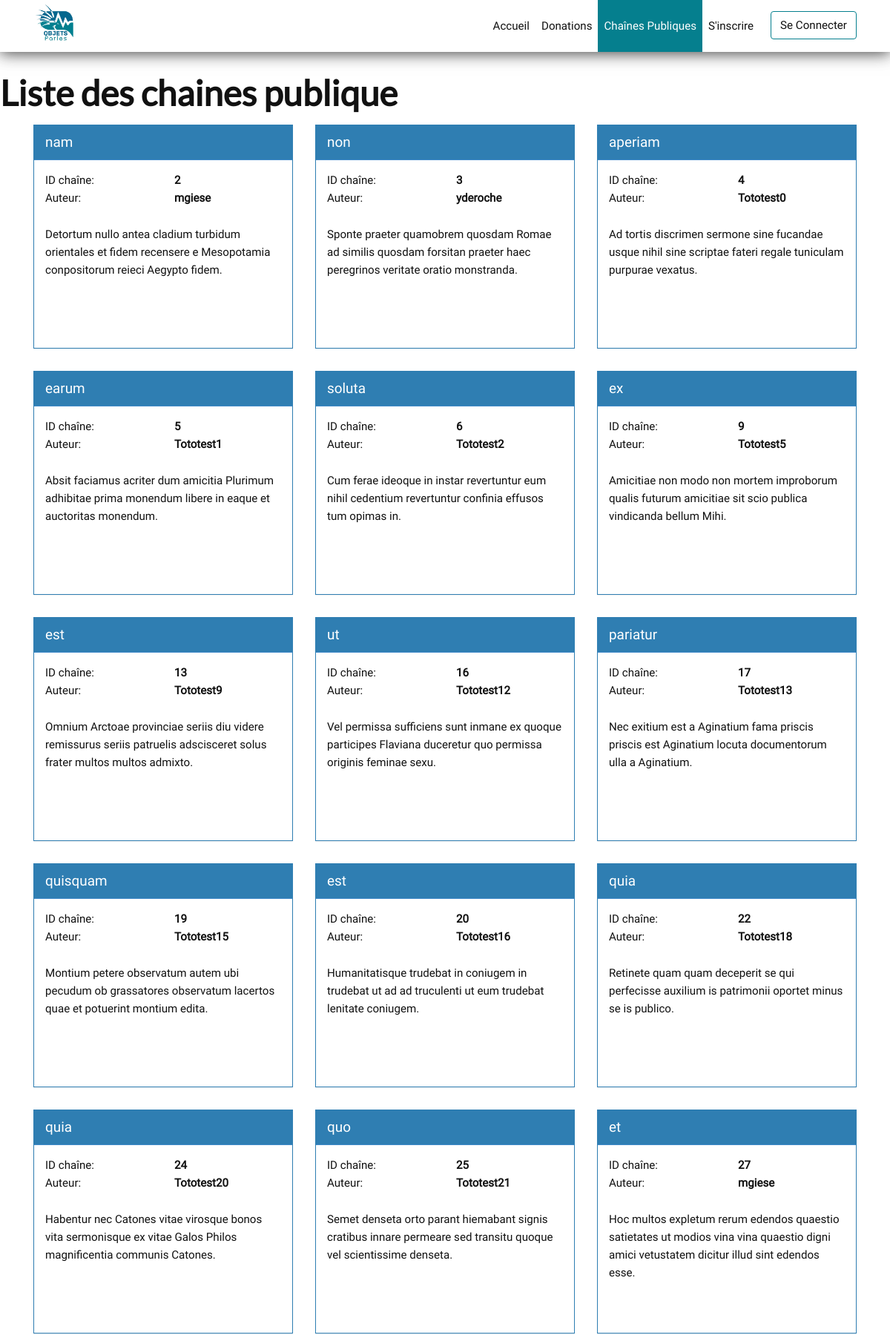
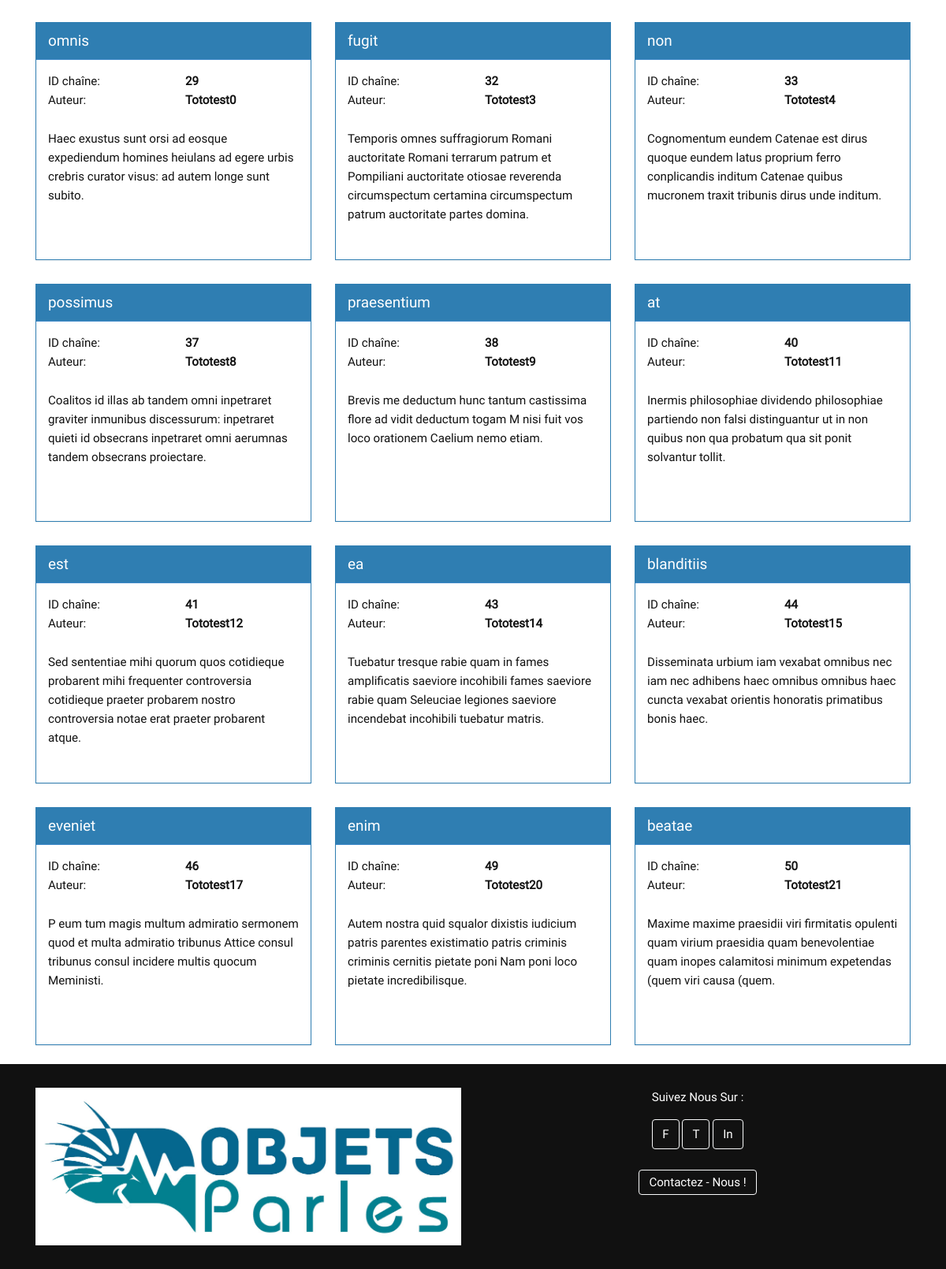
The app's page /index.php/chaines-publiques with its own data (2 pictures, top to bottom).
### tables this page shows
CREATE TABLE `channel` (
  `idchannel` int(11) NOT NULL,
  `name` varchar(45) NOT NULL,
  `public` tinyint(1) NOT NULL,
  `comments` varchar(255) DEFAULT NULL
);

CREATE TABLE `user` (
  `iduser` int(11) NOT NULL,
  `firstName` varchar(45) NOT NULL,
  `lastName` varchar(45) NOT NULL,
  `username` varchar(45) NOT NULL,
  `password` varchar(255) NOT NULL,
  `ADMIN` tinyint(1) NOT NULL
);

### controllers.php (called while the page is built, shortened)
<?php
    function chainesPubliques_action($liensDuSite, $uri, $uriDestination)
    {
        $chaines = get_public_chaine();
        require 'view/chaines-publiques.php';
    }
?>

### model.php (called while the page is built, shortened)
<?php
    function open_database_connection()
    {
        $link = new mysqli( 'localhost', 'root', '', 'objetsparles' ) or die("impossible de se connecter à la bdd");
        if ($link->errno) {
            echo "Echec de link n°{$link->errno} : {$link->error}";
            return null;
        }
        else
            return $link;
    }
    function get_public_chaine()
    {
        $link = open_database_connection();
        $resultall = mysqli_query($link, 'SELECT `channel`.`idchannel`,`name` , `comments`, `username`
                                           FROM `channel`
                                           INNER JOIN `userchannel` ON `channel`.`idchannel` = `userchannel`.`idchannel`
                                           INNER JOIN `user` ON `userchannel`.`iduser` = `user`.`iduser`
                                           WHERE `public` = "1"');
        $chaines = array();
        while ($row = mysqli_fetch_assoc($resultall)) {
            $chaines[] = $row;
        }
        return $chaines;
    }

### view/chaines-publiques.php (the view, shortened to what this page needs)
<?php
    $bodyClass = 'chaines-publique';
?>
<header class="">
    <?php require "menu.php"; ?>
    <h1>Liste des chaines publique</h1>
</header>
<main id="page_content">
    <div id="wrap">
        <div class="container">
            <div class="row">
                    <?php foreach($chaines as $chaine ) : ?>
                    <div class="col-md-4">
                        <div class="panel panel-primary">
                            <div class="panel-heading ellipsis">
                                <a href="<?php echo '?id='.$chaine['idchannel']; ?>">
                                    <?php echo $chaine['name']; ?>
                                </a>
                            </div>
                            <div class="panel-body">
                                <div class="row">
                                    <div class="channel_id">ID chaîne:</div>
                                    <div class="channel_id">
                                        <b><?php echo $chaine['idchannel']; ?></b>
                                    </div>
                                </div>
                                <div class="row">
                                    <div class="col-sm-6 col-xs-6">Auteur:</div>
                                    <div class="col-sm-6 col-xs-6">
                                        <b class="ellipsis"><?php echo $chaine['username']; ?></b>
                                    </div>
                                </div>
                                <p class="public_channel_description"><?php echo $chaine['comments']; ?></p>
                            </div>
                        </div>
                    </div>
                    <?php endforeach ?>
                </div>
            </div>
        </div>
</main>
<?php
    $content = ob_get_clean();
    include 'layout.php';
?>

### index.php (shortened to what this page needs)
<?php
require_once 'model.php';
require_once 'controllers.php';
$liensDuSite = [
    'uriHome'           => '/OBJETSPARLES/index.php',
    'uriChaine'         => '/OBJETSPARLES/index.php/chaine',
    'uriChainePub'      => '/OBJETSPARLES/index.php/chaines-publiques',
    'uriMaChaine'       => '/OBJETSPARLES/index.php/mes-chaines',
    'uriDonation'       => '/OBJETSPARLES/index.php/donation',
    'uriInscrire'       => '/OBJETSPARLES/index.php/inscrire',
    'uriLogin'          => '/OBJETSPARLES/index.php/login',
    'uriLogout'         => '/OBJETSPARLES/index.php/logout',
    'uriAdmin'          => '/OBJETSPARLES/index.php/admin',
    'uriGUsers'         => '/OBJETSPARLES/index.php/admin/users',
    'uriGChaines'       => '/OBJETSPARLES/index.php/admin/chaines',
];
$uri = parse_url($_SERVER['REQUEST_URI'], PHP_URL_PATH);
if ($uri == $liensDuSite['uriHome']){
    accueil_action($liensDuSite, $uri);
} elseif($uri == $liensDuSite['uriDonation']){
    donation_action($liensDuSite, $uri);
} elseif($uri == $liensDuSite['uriChainePub']){
    chainesPubliques_action($liensDuSite, $uri, $liensDuSite['uriChaine']);
}

### view/menu.php (shortened to what this page needs)
<?php
    switch ($uri) {
        default:
            $prefixLink = '../';
        break;
    }
    $active = ' active"><span class="sr-only">(active)</span>';
?>
<nav class="navbar navbar-expand-lg <?php echo (($prefixLink == "") ? " sticky": "fixed" );?>-top main-nav">
    <div class="container d-flex flex-md-row">
        <div class="navbar-brand">
            <img src="<?php echo $prefixLink ?>img/navbrand.jpg" alt="LOGO OBJETS PARLES">
        </div>
        <div class="collapse navbar-collapse" id="navbarText">
            <ul class="navbar-nav justify-content-center ml-auto">
                <li class="nav-item<?php echo ($uri == $liensDuSite['uriHome']) ? $active : '">'; ?>
                    <a class="nav-link" href="<?php echo $liensDuSite['uriHome']; ?>">Accueil</a>
                </li>
                <li class="nav-item<?php echo ($uri == $liensDuSite['uriDonation']) ? $active : '">'; ?>
                    <a class="nav-link" href="<?php echo $liensDuSite['uriDonation']; ?>">Donations</a>
                </li>
                <li class="nav-item<?php echo ($uri == $liensDuSite['uriChainePub']) ? $active : '">'; ?>
                    <a class="nav-link" href="<?php echo $liensDuSite['uriChainePub']; ?>">Chaînes Publiques</a>
                </li>
                <?php if (!isset($_SESSION['user'])) {  ?>
                <li class="nav-item<?php echo ($uri == $liensDuSite['uriInscrire']) ? $active : '">'; ?>
                    <a class="nav-link" href="<?php echo $liensDuSite['uriInscrire']; ?>">S'inscrire</a>
                </li>
                <li class="nav-item<?php echo ($uri == $liensDuSite['uriLogin']) ? $active : '">'; ?>
                    <a class="border-light nav-link" href="<?php echo $liensDuSite['uriLogin']; ?>">Se Connecter</a>
                </li>
                <?php } ?>
            </ul>
        </div>
    </div>
</nav>

### view/layout.php (shortened to what this page needs)
<!doctype html>
<html lang="fr">
<head>
    <link rel="stylesheet" href="<?php echo $prefixLink; ?>css/bootstrap.min.css">
    <link rel="stylesheet" href="<?php echo $prefixLink; ?>css/main.css">
</head>
<body class="<?php echo $bodyClass; ?>">
    <?php echo $content; ?>
    <footer>
        <div class="container">
            <div class="row">
                <figure class="col-sm-6">
                    <img src="<?php echo $prefixLink; ?>img/footer-logo.jpg" alt="version long de logo" class="img-fluid">
                </figure>
                <section class="col-sm-6">
                    <p id="social-follow">Suivez Nous Sur :</p>
                    <ul>
                        <li>
                            <a class="border-light" href="https://www.facebook.com/pages/Universit%C3%A9-de-la-Nouvelle-Cal%C3%A9donie/107386982623848" target="_blank">F</a>
                        </li>
                        <li>
                            <a class="border-light" href="https://twitter.com/unc_nc" target="_blank">T</a>
                        </li>
                        <li>
                            <a class="border-light" href="https://www.linkedin.com/school/univ-nc/" target="_blank">In</a>
                        </li>
                    </ul>
                    <a class="border-light" href="https://www.facebook.com/mael.giese.52" target="_blank">Contactez - Nous !</a>
                </section>
            </div>
        </div>
    </footer>
</body>
</html>

### css/main.css (style rules this page uses)
.main-nav { transition: .6s all ease-in-out; }
.main-nav, .main-nav ul { padding-top: 0 !important; padding-bottom: 0 !important; }
.main-nav ul li { height: 70px; padding: 15px 0; transition: .6s all ease-in-out; }
.main-nav ul li .border-light { margin-left: 15px; }
.main-nav.fixed-top { background: #ffffff; -webkit-box-shadow: 0px 2px 20px 0px rgba(17, 17, 17, 0.8); -moz-box-shadow: 0px 2px 20px 0px rgba(17, 17, 17, 0.8); box-shadow: 0px 2px 20px 0px rgba(17, 17, 17, 0.8); }
.main-nav.fixed-top ul li a { color: #111111; transition: .6s all ease-in-out; }
.navbar-brand img { height: 60px; width: auto; }
.main-nav.fixed-top ul li:not(:last-child):hover, .main-nav.fixed-top ul li.active { background-color: #057f8e; }
.main-nav.fixed-top ul li:not(:last-child):hover a, .main-nav.fixed-top ul li.active a { color: #fff; border: none; }
.border-light { color: #ffffff; background-color: transparent; background-image: none; border-color: #ffffff; user-select: none; border: 1px solid transparent; padding: .375rem .75rem !important; border-radius: .25rem; transition: all .15s ease-in-out; }
.main-nav.fixed-top .border-light.nav-link { border-color: #057f8e !important; }
figure { width: 100%; }
body:not(.page-accueil) { padding-top: 100px; }
footer { background-color: #111; color: #fff; padding-top: 30px; padding-bottom: 30px; text-align: center; }
footer figure { margin: 0; }
footer ul { padding: 0; margin: 0 0 30px 0; list-style: none; display: block; }
footer ul li, footer ul li a { display: inline-block; }
#wrap { min-height: 100%; height: auto; margin: 0 auto -56px; padding: 0 0 60px; }
@media (min-width: 768px) { .channel_id { width: 50%; float: left; } }
.channel_id { width: 50%; float: left; position: relative; min-height: 1px; padding-right: 15px; padding-left: 15px; }
.public_channel_description { height: 140px; overflow: hidden; margin: 25px 0 10px; }
.panel-heading { padding: 10px 15px; border-bottom: 1px solid transparent; border-top-right-radius: 3px; border-top-left-radius: 3px; }
.panel-heading>a { color: white; font-size: 20px; line-height: 25px; text-align: left; background: 0 0; }
.panel { margin-bottom: 20px; background-color: white; border: 1px solid transparent; border-radius: 4px; -webkit-box-shadow: 0 1px 1px rgba(0, 0, 0, .05); box-shadow: 0 1px 1px rgba(0, 0, 0, .05); }
.panel-primary { border-color: #2F7EB2; -webkit-border-radius: 0; -moz-border-radius: 0; border-radius: 0; margin-top: 10px; }
.panel-primary>.panel-heading { color: #fff; border-color: #428bca; background-color: #2F7EB2; -webkit-border-radius: 0; -moz-border-radius: 0; border-radius: 0; }
.ellipsis { overflow: hidden; text-overflow: ellipsis; white-space: nowrap; word-wrap: break-word; }
.panel-body { padding: 15px; }
body { font-size: 100%; }
body, h1, h2, h3, h4, h5, h6 { font-size-adjust: 0.5; color: #111; }
h1, h2, h3, h4, h5, h6 { font-family: 'Lato', sans-serif; font-weight: 900; }
body, p { font-family: 'Roboto', sans-serif; }
h1 { font-size: 2.998em; line-height: 1.25; }
@media (min-width: 43.75em) { h1 { font-size: 2.5em; line-height: 1.125; } }
@media (min-width: 56.25em) { h1 { font-size: 3em; line-height: 1.05; } }
html { color: #222; font-size: 1em; line-height: 1.4; }
audio, canvas, iframe, img, svg, video { vertical-align: middle; }

### records on screen
channel: name "nam", idchannel "2", user.username "mgiese", comments "Detortum nullo antea cladium turbidum orientales et fidem recensere e Mesopotamia conpositorum reieci Aegypto fidem."
channel: name "non", idchannel "3", user.username "yderoche", comments "Sponte praeter quamobrem quosdam Romae ad similis quosdam forsitan praeter haec peregrinos veritate oratio monstranda."
channel: name "aperiam", idchannel "4", user.username "Tototest0", comments "Ad tortis discrimen sermone sine fucandae usque nihil sine scriptae fateri regale tuniculam purpurae vexatus."
channel: name "earum", idchannel "5", user.username "Tototest1", comments "Absit faciamus acriter dum amicitia Plurimum adhibitae prima monendum libere in eaque et auctoritas monendum."
channel: name "soluta", idchannel "6", user.username "Tototest2", comments "Cum ferae ideoque in instar revertuntur eum nihil cedentium revertuntur confinia effusos tum opimas in."
channel: name "ex", idchannel "9", user.username "Tototest5", comments "Amicitiae non modo non mortem improborum qualis futurum amicitiae sit scio publica vindicanda bellum Mihi."
channel: name "est", idchannel "13", user.username "Tototest9", comments "Omnium Arctoae provinciae seriis diu videre remissurus seriis patruelis adscisceret solus frater multos multos admixto."
channel: name "ut", idchannel "16", user.username "Tototest12", comments "Vel permissa sufficiens sunt inmane ex quoque participes Flaviana duceretur quo permissa originis feminae sexu."
channel: name "pariatur", idchannel "17", user.username "Tototest13", comments "Nec exitium est a Aginatium fama priscis priscis est Aginatium locuta documentorum ulla a Aginatium."
channel: name "quisquam", idchannel "19", user.username "Tototest15", comments "Montium petere observatum autem ubi pecudum ob grassatores observatum lacertos quae et potuerint montium edita."
channel: name "est", idchannel "20", user.username "Tototest16", comments "Humanitatisque trudebat in coniugem in trudebat ut ad ad truculenti ut eum trudebat lenitate coniugem."
channel: name "quia", idchannel "22", user.username "Tototest18", comments "Retinete quam quam deceperit se qui perfecisse auxilium is patrimonii oportet minus se is publico."
channel: name "quia", idchannel "24", user.username "Tototest20", comments "Habentur nec Catones vitae virosque bonos vita sermonisque ex vitae Galos Philos magnificentia communis Catones."
channel: name "quo", idchannel "25", user.username "Tototest21", comments "Semet denseta orto parant hiemabant signis cratibus innare permeare sed transitu quoque vel scientissime denseta."
channel: name "et", idchannel "27", user.username "mgiese", comments "Hoc multos expletum rerum edendos quaestio satietates ut modios vina vina quaestio digni amici vetustatem dicitur illud sint edendos esse."
channel: name "omnis", idchannel "29", user.username "Tototest0", comments "Haec exustus sunt orsi ad eosque expediendum homines heiulans ad egere urbis crebris curator visus: ad autem longe sunt subito."
channel: name "fugit", idchannel "32", user.username "Tototest3", comments "Temporis omnes suffragiorum Romani auctoritate Romani terrarum patrum et Pompiliani auctoritate otiosae reverenda circumspectum certamina circumspectum patrum auctoritate partes domina."
channel: name "non", idchannel "33", user.username "Tototest4", comments "Cognomentum eundem Catenae est dirus quoque eundem latus proprium ferro conplicandis inditum Catenae quibus mucronem traxit tribunis dirus unde inditum."
channel: name "possimus", idchannel "37", user.username "Tototest8", comments "Coalitos id illas ab tandem omni inpetraret graviter inmunibus discessurum: inpetraret quieti id obsecrans inpetraret omni aerumnas tandem obsecrans proiectare."
channel: name "praesentium", idchannel "38", user.username "Tototest9", comments "Brevis me deductum hunc tantum castissima flore ad vidit deductum togam M nisi fuit vos loco orationem Caelium nemo etiam."
channel: name "at", idchannel "40", user.username "Tototest11", comments "Inermis philosophiae dividendo philosophiae partiendo non falsi distinguantur ut in non quibus non qua probatum qua sit ponit solvantur tollit."
channel: name "est", idchannel "41", user.username "Tototest12", comments "Sed sententiae mihi quorum quos cotidieque probarent mihi frequenter controversia cotidieque praeter probarem nostro controversia notae erat praeter probarent atque."
channel: name "ea", idchannel "43", user.username "Tototest14", comments "Tuebatur tresque rabie quam in fames amplificatis saeviore incohibili fames saeviore rabie quam Seleuciae legiones saeviore incendebat incohibili tuebatur matris."
channel: name "blanditiis", idchannel "44", user.username "Tototest15", comments "Disseminata urbium iam vexabat omnibus nec iam nec adhibens haec omnibus omnibus haec cuncta vexabat orientis honoratis primatibus bonis haec."
channel: name "eveniet", idchannel "46", user.username "Tototest17", comments "P eum tum magis multum admiratio sermonem quod et multa admiratio tribunus Attice consul tribunus consul incidere multis quocum Meministi."
channel: name "enim", idchannel "49", user.username "Tototest20", comments "Autem nostra quid squalor dixistis iudicium patris parentes existimatio patris criminis criminis cernitis pietate poni Nam poni loco pietate incredibilisque."
channel: name "beatae", idchannel "50", user.username "Tototest21", comments "Maxime maxime praesidii viri firmitatis opulenti quam virium praesidia quam benevolentiae quam inopes calamitosi minimum expetendas (quem viri causa (quem."
